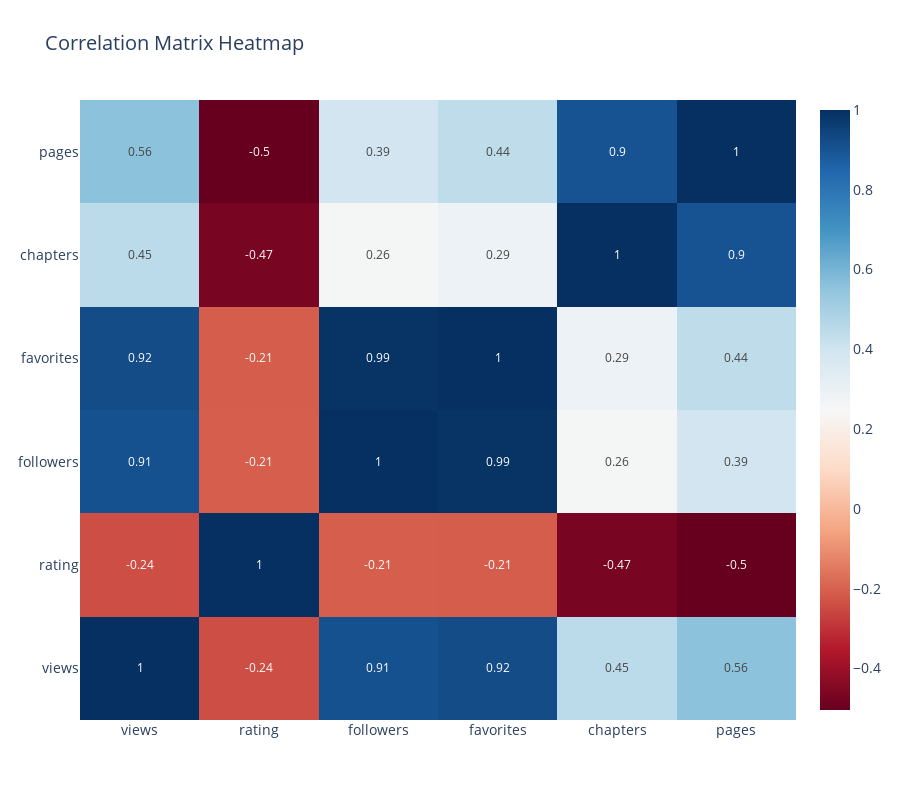

Source (notebook cell):
### Markdown cell above
## Correlation Analysis

Let's analyze the relationships between different numerical features in our dataset. We'll use both a correlation matrix heatmap and a pairplot to visualize these relationships.

### Code cell
# Calculate correlation matrix
correlation_matrix = df[key_metrics].corr()

# Create correlation heatmap using plotly
fig = go.Figure(data=go.Heatmap(
    z=correlation_matrix,
    x=correlation_matrix.columns,
    y=correlation_matrix.columns,
    text=np.round(correlation_matrix, 2),
    texttemplate='%{text}',
    textfont={"size": 12},
    hoverongaps=False,
    colorscale='RdBu'
))

fig.update_layout(
    title='Correlation Matrix Heatmap',
    height=800,
    width=900,
    font=dict(size=14)
)
fig.show()

# Print strongest correlations
print("\nStrongest Correlations:")
corr_pairs = []

# Extract values from correlation matrix
for i, metric1 in enumerate(key_metrics):
    for j, metric2 in enumerate(key_metrics):
        if i < j:  # Avoid duplicate pairs and diagonals
            corr_value = correlation_matrix.loc[metric1, metric2]
            # Make sure we're working with a float
            if isinstance(corr_value, (int, float)) and abs(float(corr_value)) > 0.5:
                corr_pairs.append((metric1, metric2, float(corr_value)))

# Sort by correlation strength and print
for metric1, metric2, corr in sorted(corr_pairs, key=lambda x: abs(x[2]), reverse=True):
    print(f"{metric1:>8} vs {metric2:<8}: {corr:>6.3f}")

### Figure 1 — Plotly figure (JSON) as saved in the notebook; plotly's stock layout.template omitted (floating-point values rounded to 4 significant figures)
{"data": [{"colorscale": [[0, "rgb(103,0,31)"], [0.1, "rgb(178,24,43)"], [0.2, "rgb(214,96,77)"], [0.3, "rgb(244,165,130)"], [0.4, "rgb(253,219,199)"], [0.5, "rgb(247,247,247)"], [0.6, "rgb(209,229,240)"], [0.7, "rgb(146,197,222)"], [0.8, "rgb(67,147,195)"], [0.9, "rgb(33,102,172)"], [1, "rgb(5,48,97)"]], "hoverongaps": false, "text": [[1.0, -0.24, 0.91, 0.92, 0.45, 0.56], [-0.24, 1.0, -0.21, -0.21, -0.47, -0.5], [0.91, -0.21, 1.0, 0.99, 0.26, 0.39], [0.92, -0.21, 0.99, 1.0, 0.29, 0.44], [0.45, -0.47, 0.26, 0.29, 1.0, 0.9], [0.56, -0.5, 0.39, 0.44, 0.9, 1.0]], "textfont": {"size": 12}, "texttemplate": "%{text}", "type": "heatmap", "x": ["views", "rating", "followers", "favorites", "chapters", "pages"], "y": ["views", "rating", "followers", "favorites", "chapters", "pages"], "z": [[1.0, -0.2407, 0.9078, 0.923, 0.4502, 0.5587], [-0.2407, 1.0, -0.2073, -0.2083, -0.4699, -0.5038], [0.9078, -0.2073, 1.0, 0.9914, 0.2595, 0.3947], [0.923, -0.2083, 0.9914, 1.0, 0.2913, 0.4403], [0.4502, -0.4699, 0.2595, 0.2913, 1.0, 0.9026], [0.5587, -0.5038, 0.3947, 0.4403, 0.9026, 1.0]]}], "layout": {"font": {"size": 14}, "height": 800, "title": {"text": "Correlation Matrix Heatmap"}, "width": 900}}
